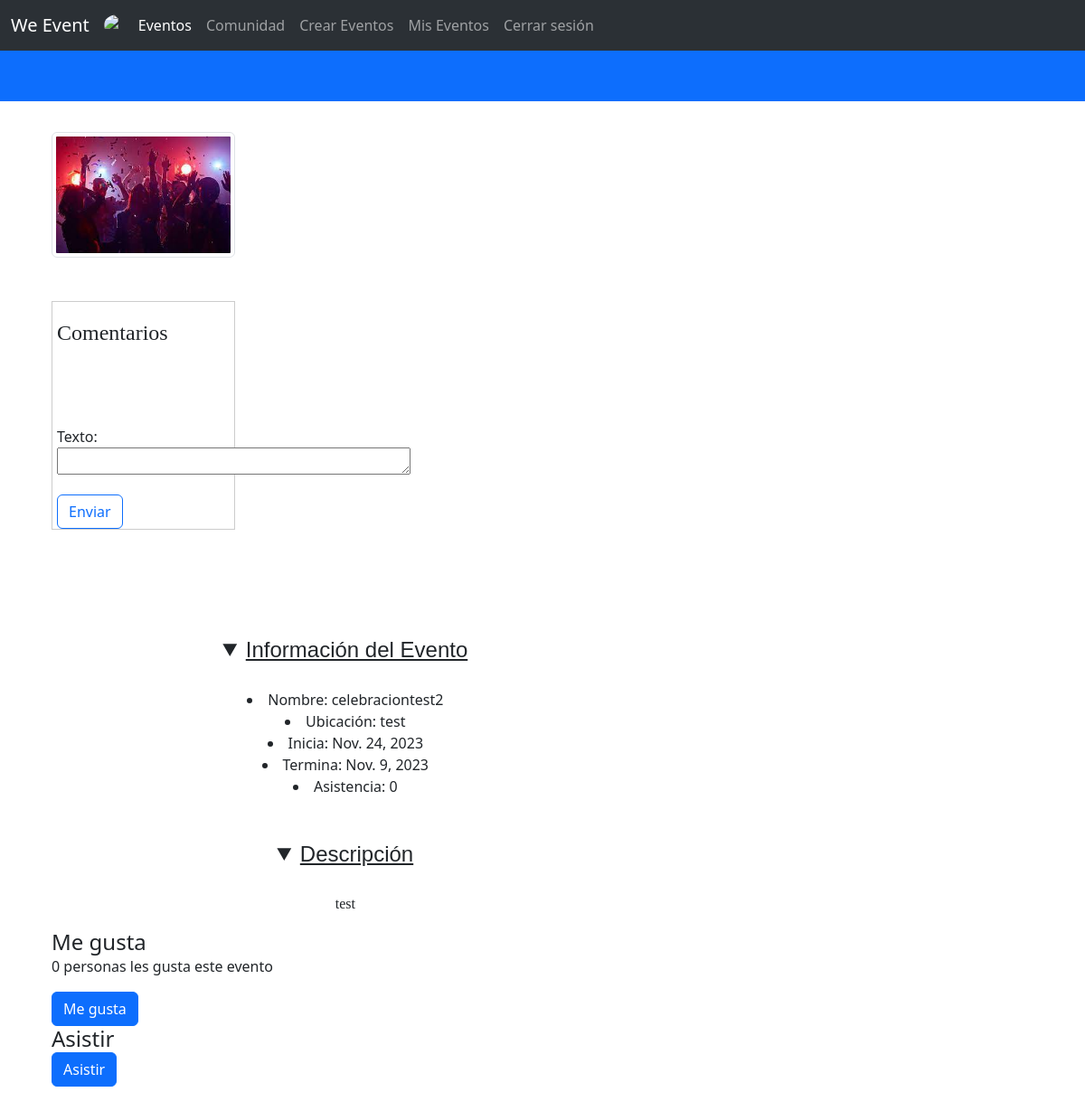
/show_event/4/ (signed in), run on an earlier commit of the app's database.
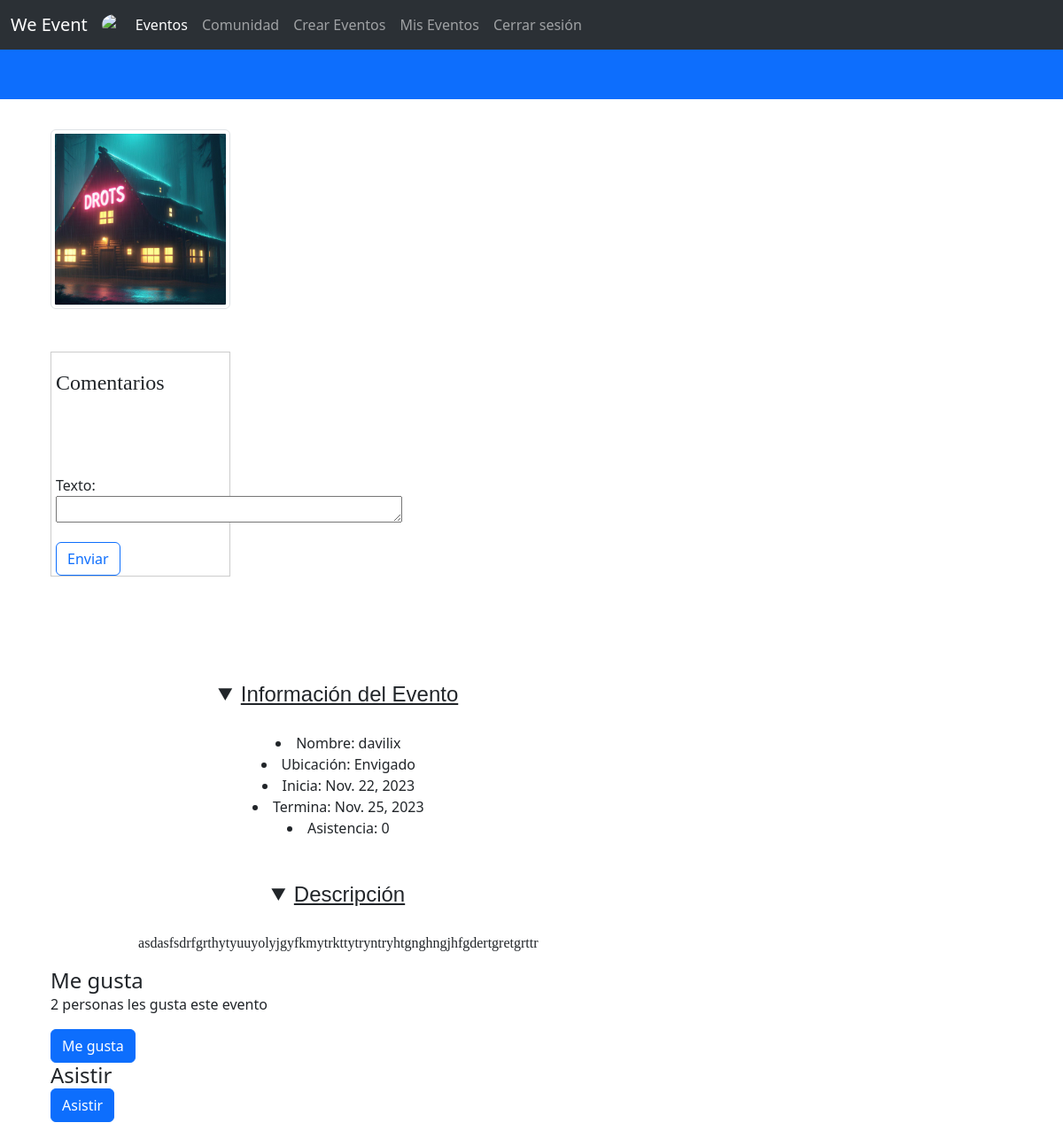
And on a later commit of the database.
### pagina/models.py (models this page shows)
class Evento(models.Model):
    nombre = models.CharField(max_length=255)
    ubicacion = models.CharField(max_length=255)
    fechaInicio = models.DateField()
    fechaFin = models.DateField()
    organizador = models.ForeignKey(User, on_delete=models.CASCADE)
    descripcion = models.TextField()
    imagen = models.ImageField(upload_to='pagina/static/pagina/event_images/', null=True, blank=True)
    videos = models.URLField()
    precio = models.FloatField()
    capacidad = models.IntegerField()
    asistencia = models.IntegerField(default=0)
    categorias = models.CharField(max_length=255)
    etiquetas = models.CharField(max_length=255)
    calificacion = models.IntegerField(default=0)
    puntuacion = models.FloatField(default=0)

### pagina/views.py (the view, shortened to what this page needs)
# urls.py: path('show_event/<int:id>/', EventShowView.as_view(), name='show_event'),
class EventShowView(View):
    template_name = 'show_event.html'
    def get(self, request, id):
        view_data = {}
        view_data["event"] = get_object_or_404(Evento, pk=id)
        view_data["comentario_form"] = ComentarioForm()
        view_data["comentarios"] = Comentario.objects.filter(evento=view_data["event"])
        return render(request, self.template_name, view_data)

### pagina/forms.py
class ComentarioForm(forms.ModelForm):
    class Meta:
        model = Comentario
        fields = ['texto']
        widgets = {
            'texto': forms.Textarea(attrs={'rows': 1}),
        }

### pagina/templates/show_event.html (shortened to what this page needs)
{% extends 'base.html' %}
{% block content %}
</head>
<body>
  <div class="container1">
    <div class="column image-column">
      <img src="{{ event.imagen.url }}" class="img-thumbnail" alt="Event Image">
      <br>
      <br>
      <br>
      <div class="text-section">
        <h4 class="card-title" style="border: #ccc; font-family: 'Times New Roman', Times, serif; margin-top: 20px;">Comentarios</h4>
        <br>
        <div class="comentario" >
        </div>
        {% if user.is_authenticated %}
          <form method="post" action="{% url 'show_event' id=event.id %}">
            {{ comentario_form.as_p }}
            <button type="button" class="btn btn-outline-primary">Enviar</button>
          </form>
        {% else %}
          <p>Inicia sesión para agregar un comentario.</p>
        {% endif %}
      </div>
    </div>
    <div class="column text-column">
      <div class="info-section">
        <details open>
          <summary>Información del Evento</summary>
          <p class="detalle">
              <li>Nombre: {{ event.nombre }}</li>
              <li>Ubicación: {{ event.ubicacion }}</li>
              <li>Inicia: {{ event.fechaInicio }}</li>
              <li>Termina: {{ event.fechaFin }}</li>
              <li>Asistencia: {{ event.asistencia }}</li>
          </p>
        </details>
      </div>
      <div class="description-section">
        <details open>
          <summary>Descripción</summary>
          <p class="detalle">{{ event.descripcion }}</p>
        </details>
      </div>
      <div class="card-body">
        <h4 class="card-title">Me gusta</h4>
        <p>{{ event.like_set.count }} personas les gusta este evento</p>
        {% if user.is_authenticated %}
            <a class="btn btn-primary" href="{% url 'like_event' id=event.id %}">
                {% if user in event.like_set.all %}
                    No me gusta
                {% else %}
                    Me gusta
                {% endif %}
            </a>
        {% endif %}
      </div>
      <div class="card-body">
        <h4 class="card-title">Asistir</h4>
        {% if user.is_authenticated %}
            <a class="btn btn-primary" href="{% url 'attend_event' id=event.id %}">
                Asistir
            </a>
        {% endif %}
      </div>
    </div>
  </div>
</body>
{% endblock %}

What changed in the data, as far as the page shows it:
changed Evento: imagen: a different picture; nombre "celebraciontest2" → "davilix"; ubicacion "test" → "Envigado"; fechaInicio "Nov. 24, 2023" → "Nov. 22, 2023"; fechaFin "Nov. 9, 2023" → "Nov. 25, 2023"; descripcion "test" → "asdasfsdrfgrthytyuuyolyjgyfkmytrkttytryntryhtgnghngjhfgdertgretgrttr"; like_set.count "0" → "2"
